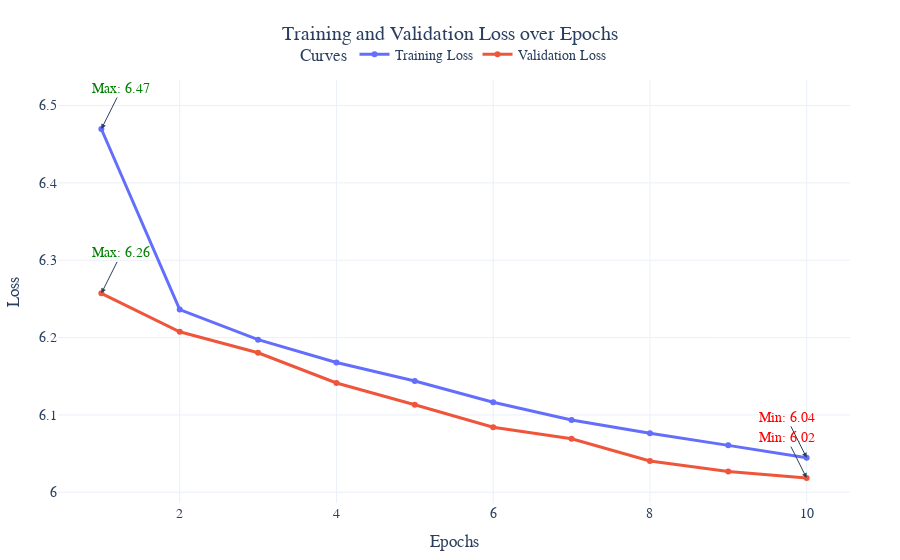

The code cell stored with this chart in its notebook:
### Code cell
trainer = Trainer(
    model=model,
    config=TrainerConfig(
        criterion='masked_reconstruction',
        optimizer='adam',
        early_stopping_patience=2,
        learning_rate=1e-3,
        weight_decay=1e-5,
        save_weights_path="./models/bert_adult.pth",
        batch_size=128
    )
)
trainer.train(train_dataset, val_dataset, epochs=10, visualize=True)

### Figure 1 — Plotly figure (JSON) as saved in the notebook; plotly's stock layout.template omitted (floating-point values rounded to 4 significant figures)
{"data": [{"hovertemplate": "%{x}, %{y}<extra>Training Loss</extra>", "line": {"width": 3}, "marker": {"size": 6}, "mode": "lines+markers", "name": "Training Loss", "type": "scatter", "x": [1, 2, 3, 4, 5, 6, 7, 8, 9, 10], "y": [6.47, 6.236, 6.197, 6.168, 6.144, 6.116, 6.093, 6.076, 6.061, 6.045]}, {"hovertemplate": "%{x}, %{y}<extra>Validation Loss</extra>", "line": {"width": 3}, "marker": {"size": 6}, "mode": "lines+markers", "name": "Validation Loss", "type": "scatter", "x": [1, 2, 3, 4, 5, 6, 7, 8, 9, 10], "y": [6.257, 6.207, 6.18, 6.141, 6.113, 6.084, 6.069, 6.04, 6.027, 6.018]}], "layout": {"annotations": [{"arrowhead": 2, "ax": -20, "ay": -40, "font": {"color": "red"}, "showarrow": true, "text": "Min: 6.04", "x": 10, "y": 6.045}, {"arrowhead": 2, "ax": 20, "ay": -40, "font": {"color": "green"}, "showarrow": true, "text": "Max: 6.47", "x": 1, "y": 6.47}, {"arrowhead": 2, "ax": -20, "ay": -40, "font": {"color": "red"}, "showarrow": true, "text": "Min: 6.02", "x": 10, "y": 6.018}, {"arrowhead": 2, "ax": 20, "ay": -40, "font": {"color": "green"}, "showarrow": true, "text": "Max: 6.26", "x": 1, "y": 6.257}], "font": {"family": "Arial, sans-serif", "size": 14}, "legend": {"orientation": "h", "title": {"text": "Curves"}, "x": 0.5, "xanchor": "center", "y": 1.02, "yanchor": "bottom"}, "margin": {"b": 50, "l": 50, "r": 50, "t": 80}, "title": {"text": "Training and Validation Loss over Epochs", "x": 0.5, "xanchor": "center"}, "xaxis": {"title": {"text": "Epochs"}}, "yaxis": {"title": {"text": "Loss"}}}}
